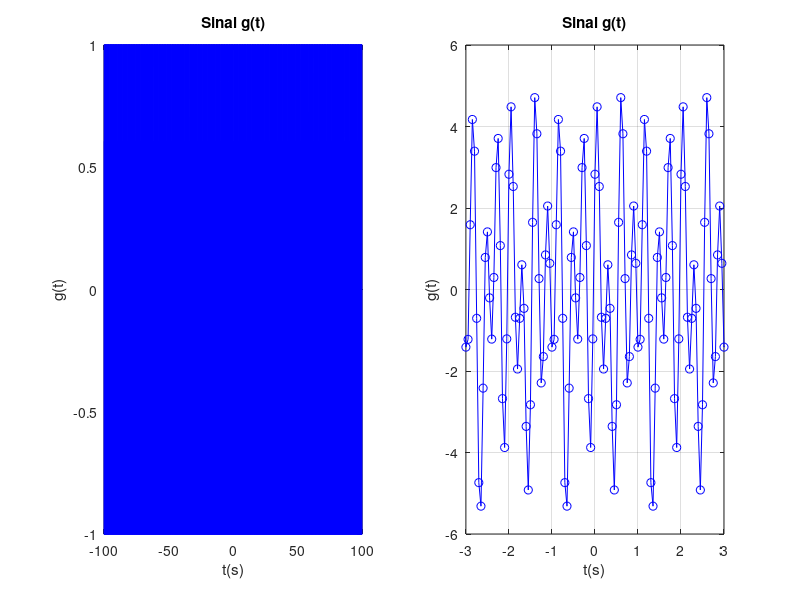
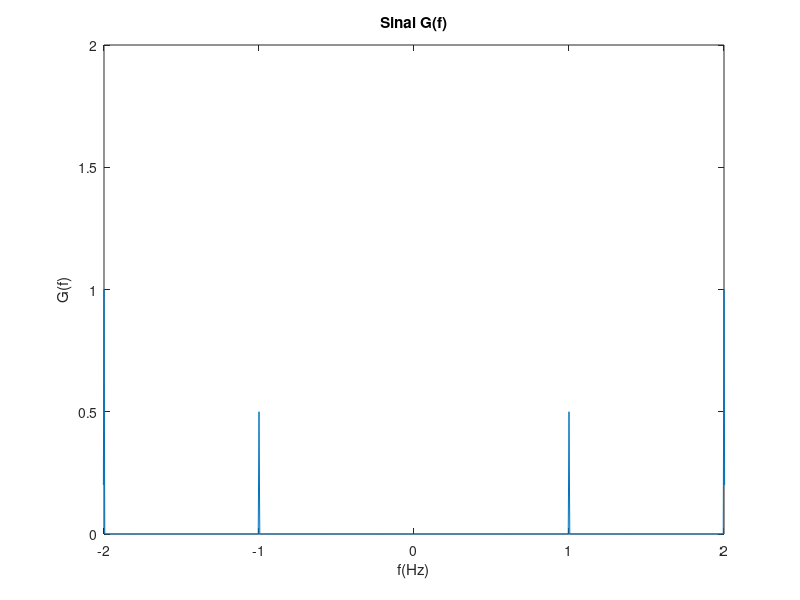
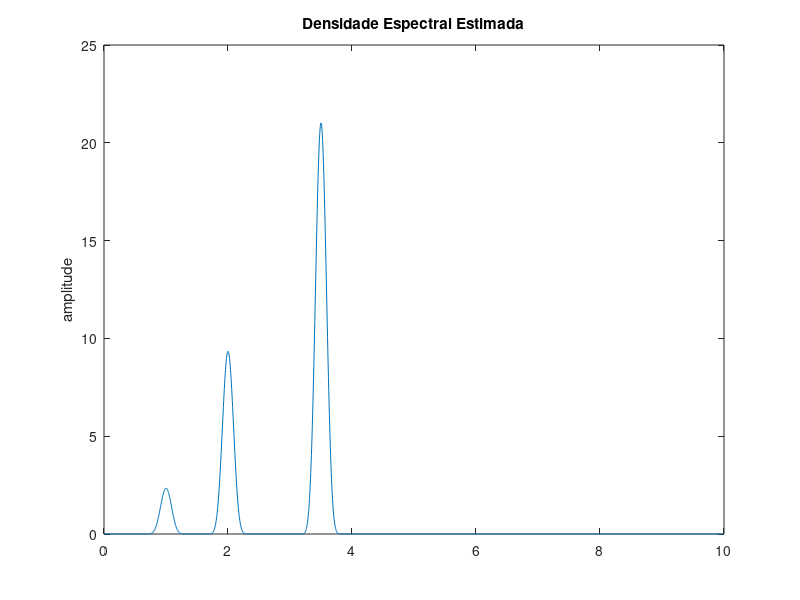
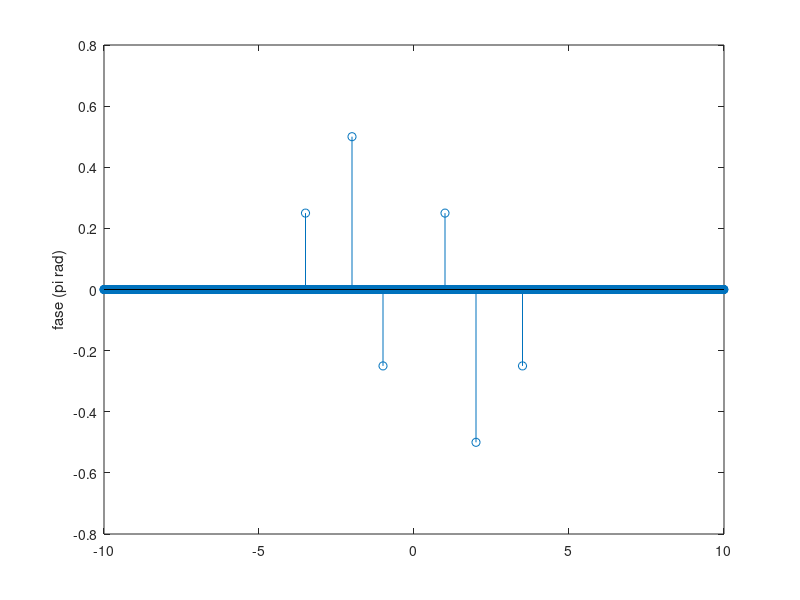

Reproduce these figures in MATLAB, in order.
clear
clc 
close all 

%a
t = -100 : 0.05 : 100.05;

N = length(t);

g = sinc(t); 

figure(1)
%grid on
subplot(1,2,1)
plot(t,g,'b');
%axis([xmin xmax ymin ymax]) 
axis([-100 100 -1 1]) 
title('Sinal g(t)')
ylabel('g(t)')
xlabel('t(s)')
%legend('Cosseno','Seno')


subplot(1,2,2)
plot(t,g,'b-o');
grid on
xlim([-3 3]) 
%xlim([xmin xman]) 
%axis([xmin xmax ymin ymax]) 
%axis([-3 3 -1 1]) 
title('Sinal g(t)')
ylabel('g(t)')
xlabel('t(s)')

%f)
G = fftshift(fft(g));
%g)
T=0.05;
fs=1/T;
f = -fs/2:fs/N:(fs/2-fs/N);
%h)
figure(2)
plot(f,abs(G)*T)
xlim([-2 2])
title('Sinal G(f)')
ylabel('G(f)')
xlabel('f(Hz)')

%i)

figure(3)
pwelch(g,[ ],[ ],N,fs)
title('Densidade Espectral Estimada')


%% Exercício 2
clear
clc 
close all 

%a
t = -100 : 0.05 : 100.05;

N = length(t);

g = 1*(abs(t)<1/2); 

figure(1)
%grid on
subplot(1,2,1)
plot(t,g,'b');
%axis([xmin xmax ymin ymax]) 
axis([-100 100 -1 1]) 
title('Sinal g(t)')
ylabel('g(t)')
xlabel('t(s)')
%legend('Cosseno','Seno')


subplot(1,2,2)
plot(t,g,'b-o');
grid on
xlim([-3 3]) 
%xlim([xmin xman]) 
%axis([xmin xmax ymin ymax]) 
%axis([-3 3 -1 1]) 
title('Sinal g(t)')
ylabel('g(t)')
xlabel('t(s)')

%f)
G = fftshift(fft(g));
%g)
T=0.05;
fs=1/T;
f = -fs/2:fs/N:(fs/2-fs/N);
%h)
figure(2)
plot(f,abs(G)*T)
xlim([-2 2])
title('Sinal G(f)')
ylabel('G(f)')
xlabel('f(Hz)')

%i)

figure(3)
pwelch(g,[ ],[ ],N,fs)
title('Densidade Espectral Estimada')

%% Exercício 3

clear
clc 
close all 

%a
t = -100 : 0.05 : 99.95;

N = length(t);

g = cos(2*pi*t + pi/4) + 2*sin(2*pi*2*t) + 3*cos(2*pi*3.5*t - pi/4);

figure(1)
%grid on
subplot(1,2,1)
plot(t,g,'b');
%axis([xmin xmax ymin ymax]) 
axis([-100 100 -1 1]) 
title('Sinal g(t)')
ylabel('g(t)')
xlabel('t(s)')
%legend('Cosseno','Seno')


subplot(1,2,2)
plot(t,g,'b-o');
grid on
xlim([-3 3]) 
%xlim([xmin xman]) 
%axis([xmin xmax ymin ymax]) 
%axis([-3 3 -1 1]) 
title('Sinal g(t)')
ylabel('g(t)')
xlabel('t(s)')

%f)
G = fftshift(fft(g))/N;
%g)
T=0.05;
fs=1/T;
f = -fs/2:fs/N:(fs/2-fs/N);
%h)
figure(2)
plot(f,abs(G))
xlim([-2 2])
title('Sinal G(f)')
ylabel('G(f)')
xlabel('f(Hz)')

%i)

figure(3)
pwelch(g,[ ],[ ],N,fs)
title('Densidade Espectral Estimada')




tol = 1e-6;
G(abs(G) < tol) = 0; %remove fases de G com m´odulo perto de 0
figure
stem(f,(angle(G))/pi) %plota a fase em fun¸c~ao de pi, ou seja, de −1 a 1 (de pi a -pi).
ylabel('fase (pi rad)')



